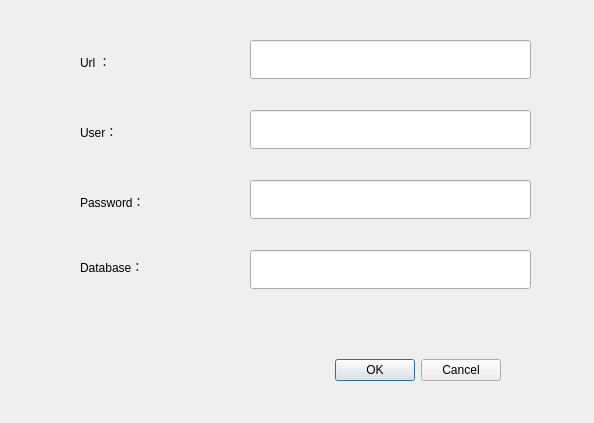
<?xml version="1.0" encoding="UTF-8"?>
<ui version="4.0">
 <class>Dialog</class>
 <widget class="QDialog" name="Dialog">
  <property name="geometry">
   <rect>
    <x>0</x>
    <y>0</y>
    <width>594</width>
    <height>423</height>
   </rect>
  </property>
  <property name="windowTitle">
   <string>Dialog</string>
  </property>
  <widget class="QDialogButtonBox" name="buttonBox">
   <property name="geometry">
    <rect>
     <x>90</x>
     <y>330</y>
     <width>411</width>
     <height>81</height>
    </rect>
   </property>
   <property name="orientation">
    <enum>Qt::Horizontal</enum>
   </property>
   <property name="standardButtons">
    <set>QDialogButtonBox::Cancel|QDialogButtonBox::Ok</set>
   </property>
  </widget>
  <widget class="QLabel" name="label">
   <property name="geometry">
    <rect>
     <x>80</x>
     <y>45</y>
     <width>114</width>
     <height>33</height>
    </rect>
   </property>
   <property name="text">
    <string>Url ：</string>
   </property>
  </widget>
  <widget class="QLabel" name="label_2">
   <property name="geometry">
    <rect>
     <x>80</x>
     <y>115</y>
     <width>68</width>
     <height>33</height>
    </rect>
   </property>
   <property name="text">
    <string>User：</string>
   </property>
  </widget>
  <widget class="QLabel" name="label_3">
   <property name="geometry">
    <rect>
     <x>80</x>
     <y>185</y>
     <width>131</width>
     <height>33</height>
    </rect>
   </property>
   <property name="text">
    <string>Password：</string>
   </property>
  </widget>
  <widget class="QLabel" name="label_4">
   <property name="geometry">
    <rect>
     <x>80</x>
     <y>250</y>
     <width>131</width>
     <height>33</height>
    </rect>
   </property>
   <property name="text">
    <string>Database：</string>
   </property>
  </widget>
  <widget class="QLineEdit" name="lineEdit">
   <property name="geometry">
    <rect>
     <x>250</x>
     <y>40</y>
     <width>281</width>
     <height>39</height>
    </rect>
   </property>
  </widget>
  <widget class="QLineEdit" name="lineEdit_2">
   <property name="geometry">
    <rect>
     <x>250</x>
     <y>110</y>
     <width>281</width>
     <height>39</height>
    </rect>
   </property>
  </widget>
  <widget class="QLineEdit" name="lineEdit_3">
   <property name="geometry">
    <rect>
     <x>250</x>
     <y>180</y>
     <width>281</width>
     <height>39</height>
    </rect>
   </property>
  </widget>
  <widget class="QLineEdit" name="lineEdit_4">
   <property name="geometry">
    <rect>
     <x>250</x>
     <y>250</y>
     <width>281</width>
     <height>39</height>
    </rect>
   </property>
  </widget>
 </widget>
 <resources/>
 <connections>
  <connection>
   <sender>buttonBox</sender>
   <signal>accepted()</signal>
   <receiver>Dialog</receiver>
   <slot>accept()</slot>
   <hints>
    <hint type="sourcelabel">
     <x>248</x>
     <y>254</y>
    </hint>
    <hint type="destinationlabel">
     <x>157</x>
     <y>274</y>
    </hint>
   </hints>
  </connection>
  <connection>
   <sender>buttonBox</sender>
   <signal>rejected()</signal>
   <receiver>Dialog</receiver>
   <slot>reject()</slot>
   <hints>
    <hint type="sourcelabel">
     <x>316</x>
     <y>260</y>
    </hint>
    <hint type="destinationlabel">
     <x>286</x>
     <y>274</y>
    </hint>
   </hints>
  </connection>
 </connections>
</ui>
